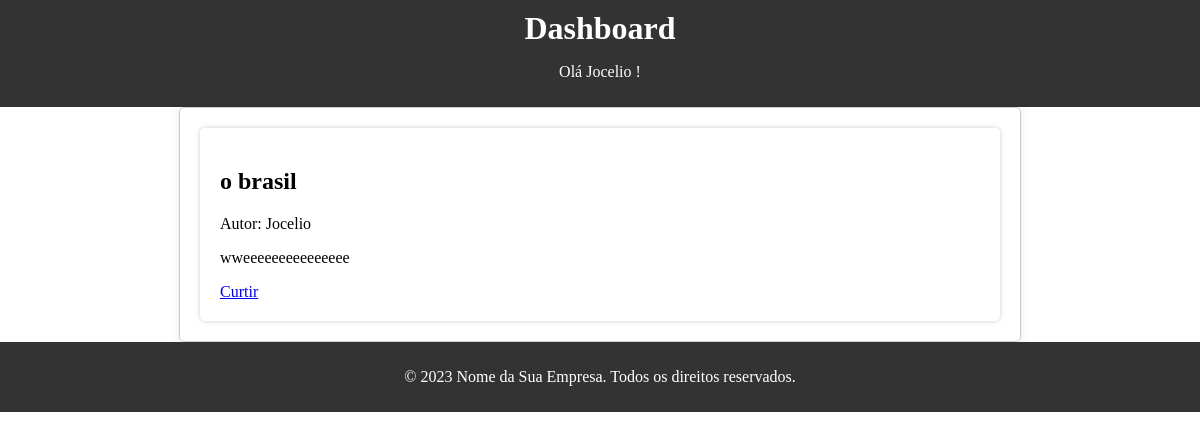
/post_completo.php?post_id=25 (signed in), run on the app's committed database.
### tables this page shows
CREATE TABLE `posts` (
  `post_id` int(11) NOT NULL,
  `user_id` int(11) NOT NULL,
  `post_content` longtext DEFAULT NULL,
  `likes` int(11) DEFAULT 0,
  `post_date` timestamp NOT NULL DEFAULT current_timestamp(),
  `title` varchar(255) NOT NULL
);

CREATE TABLE `users` (
  `user_id` int(11) NOT NULL,
  `username` varchar(255) NOT NULL,
  `password` varchar(255) NOT NULL
);

### post_completo.php (the view, shortened to what this page needs)
<!DOCTYPE html>
<html>
<head>
    <link rel="stylesheet" type="text/css" href="css/style.css">
</head>
<body>
    <header>
         <?php
        if (isset($_SESSION['username'])) {
             $user =  $_SESSION['username'];
        } else {
            header("Location: login.php");
            exit();
        }
        ?>
        <h1>Dashboard</h1>
        <p>Olá <?php echo" $user !" ?></p>
    </header>
    <main>
        <div class="container">
                     <section class="posts">
   <?php
require_once "db.php";
if (isset($_GET['post_id'])) {
    $postId = $_GET['post_id'];
    $sql = "SELECT posts.*, users.username AS author FROM posts INNER JOIN users ON posts.user_id = users.user_id WHERE post_id = $postId";
    $result = $conn->query($sql);
    if ($result->num_rows > 0) {
        $row = $result->fetch_assoc();
        echo "<h1>{$row['title']}</h1>";
        echo "<p>Autor: {$row['author']}</p>";
        echo "<p class='post-content'>{$row['post_content']}</p>";
         echo "<a href='like.php?post_id={$row['post_id']}'>Curtir</a>";
    } else {
        echo "<p>Post não encontrado.</p>";
    }
} else {
    echo "<p>ID do post não especificado.</p>";
}
?>
            </section>
        </div>
    </main>
</body>
<?php include 'includes/footer.php'; ?>
</html>

### css/style.css (style rules this page uses)
html, body { height: 100%; margin: 0; padding: 0; }
header { background-color: #333; color: white; text-align: center; padding: 10px 0; }
header h1 { margin: 0; }
.container { max-width: 800px; margin: 0 auto; padding: 20px; border: 1px solid #ccc; border-radius: 5px; box-shadow: 0 0 10px rgba(0, 0, 0, 0.1); }
.post-content { word-wrap: break-word; white-space: pre-line; }
.posts { background-color: #fff; padding: 20px; border-radius: 5px; box-shadow: 0 0 5px rgba(0, 0, 0, 0.2); }

### data on the page
posts: title "o brasil", user.username "Jocelio", post_content "wweeeeeeeeeeeeeee"

### other printed values
$user "Jocelio"
